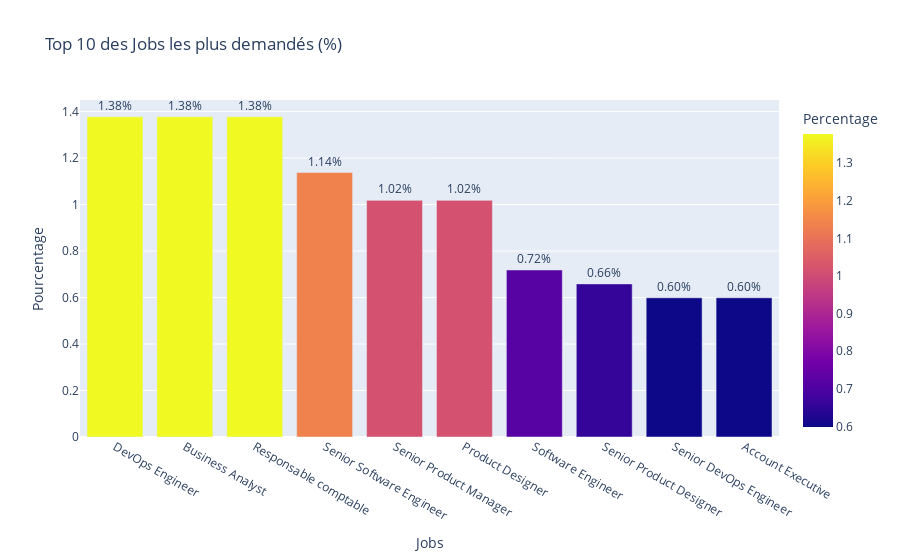
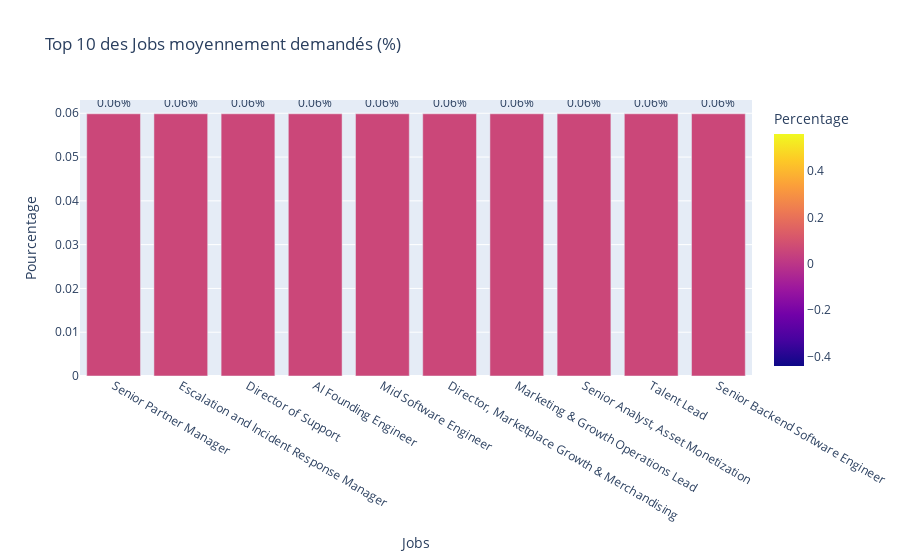
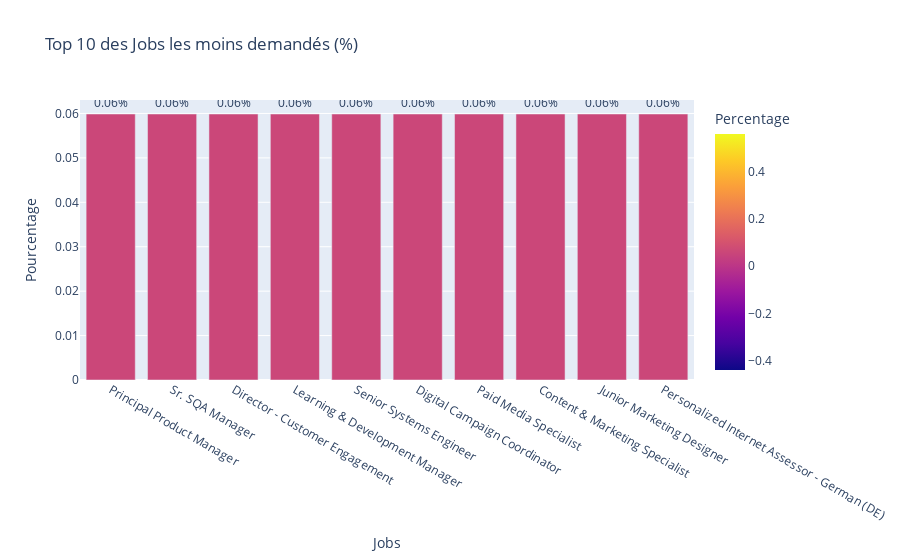
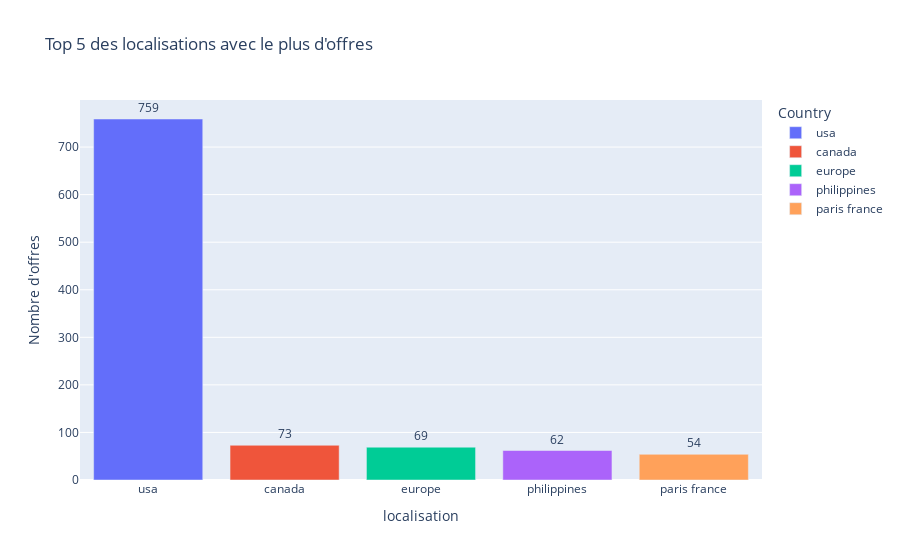

Write notebook code for charts like these, in order.
### Code cell
import plotly.express as px

# 1. Top 10 Job Titles les plus demandés
top10_job_percent = job_percent_df.sort_values(by='Percentage', ascending=False).head(10)
fig1 = px.bar(
    top10_job_percent,
    x='Job_Title',
    y='Percentage',
    title='Top 10 des Jobs les plus demandés (%)',
    color='Percentage',
    text='Percentage'
)
fig1.update_traces(texttemplate='%{text:.2f}%', textposition='outside')
fig1.update_layout(yaxis_title='Pourcentage', xaxis_title='Jobs')
fig1.show()

# Trier les pourcentages par ordre croissant
sorted_jobs = job_percent_df.sort_values(by='Percentage').reset_index(drop=True)

# Trouver l'index de la médiane
middle_idx = len(sorted_jobs) // 2

# Extraire 5 avant et 5 après la médiane (ajuster si moins de 10 lignes dans total)
start_idx = max(middle_idx - 5, 0)
end_idx = min(middle_idx + 5, len(sorted_jobs))

median10_job_percent = sorted_jobs.iloc[start_idx:end_idx]

# Trier les pourcentages par ordre croissant
sorted_jobs = job_percent_df.sort_values(by='Percentage').reset_index(drop=True)

# Trouver l'index de la médiane
middle_idx = len(sorted_jobs) // 2

# Extraire 5 avant et 5 après la médiane (ajuster si moins de 10 lignes dans total)
start_idx = max(middle_idx - 5, 0)
end_idx = min(middle_idx + 5, len(sorted_jobs))

median10_job_percent = sorted_jobs.iloc[start_idx:end_idx]

# 2. Top 10 des Job Titles moyennement demandés
fig2 = px.bar(
    median10_job_percent,
    x='Job_Title',
    y='Percentage',
    title='Top 10 des Jobs moyennement demandés (%)',
    color='Percentage',
    text='Percentage'
)
fig2.update_traces(texttemplate='%{text:.2f}%', textposition='outside')
fig2.update_layout(yaxis_title='Pourcentage', xaxis_title='Jobs')
fig2.show()

# 3. Top 10 Job Titles les moins demandés
bottom10_job_percent = job_percent_df.sort_values(by='Percentage', ascending=True).head(10)
fig3 = px.bar(
    bottom10_job_percent,
    x='Job_Title',
    y='Percentage',
    title='Top 10 des Jobs les moins demandés (%)',
    color='Percentage',
    text='Percentage'
)
fig3.update_traces(texttemplate='%{text:.2f}%', textposition='outside')
fig3.update_layout(yaxis_title='Pourcentage', xaxis_title='Jobs')
fig3.show()

# 4. Top 5 des localisation avec le plus d’offres
top5_countries = country_counts.sort_values(by='Count', ascending=False).head(5)
fig4 = px.bar(
    top5_countries,
    x='Country',
    y='Count',
    title='Top 5 des localisations avec le plus d\'offres',
    color='Country',
    text='Count'
)
fig4.update_traces(textposition='outside')
fig4.update_layout(yaxis_title='Nombre d\'offres', xaxis_title='localisation')
fig4.show()

### Figure 1 — Plotly figure (JSON) as saved in the notebook; plotly's stock layout.template omitted (floating-point values rounded to 4 significant figures)
{"data": [{"alignmentgroup": "True", "hovertemplate": "Job_Title=%{x}<br>Percentage=%{marker.color}<extra></extra>", "legendgroup": "", "marker": {"color": [1.377, 1.377, 1.377, 1.138, 1.018, 1.018, 0.7186, 0.6587, 0.5988, 0.5988], "coloraxis": "coloraxis", "pattern": {"shape": ""}}, "name": "", "offsetgroup": "", "orientation": "v", "showlegend": false, "text": [1.377, 1.377, 1.377, 1.138, 1.018, 1.018, 0.7186, 0.6587, 0.5988, 0.5988], "textposition": "outside", "texttemplate": "%{text:.2f}%", "type": "bar", "x": ["DevOps Engineer", "Business Analyst", "Responsable comptable", "Senior Software Engineer", "Senior Product Manager", "Product Designer", "Software Engineer", "Senior Product Designer", "Senior DevOps Engineer", "Account Executive"], "xaxis": "x", "y": [1.377, 1.377, 1.377, 1.138, 1.018, 1.018, 0.7186, 0.6587, 0.5988, 0.5988], "yaxis": "y"}], "layout": {"barmode": "relative", "coloraxis": {"colorbar": {"title": {"text": "Percentage"}}, "colorscale": [[0, "#0d0887"], [0.1111, "#46039f"], [0.2222, "#7201a8"], [0.3333, "#9c179e"], [0.4444, "#bd3786"], [0.5556, "#d8576b"], [0.6667, "#ed7953"], [0.7778, "#fb9f3a"], [0.8889, "#fdca26"], [1, "#f0f921"]]}, "legend": {"tracegroupgap": 0}, "title": {"text": "Top 10 des Jobs les plus demandés (%)"}, "xaxis": {"anchor": "y", "domain": [0, 1], "title": {"text": "Jobs"}}, "yaxis": {"anchor": "x", "domain": [0, 1], "title": {"text": "Pourcentage"}}}}

### Figure 2 — Plotly figure (JSON) as saved in the notebook; plotly's stock layout.template omitted (floating-point values rounded to 4 significant figures)
{"data": [{"alignmentgroup": "True", "hovertemplate": "Job_Title=%{x}<br>Percentage=%{marker.color}<extra></extra>", "legendgroup": "", "marker": {"color": [0.05988, 0.05988, 0.05988, 0.05988, 0.05988, 0.05988, 0.05988, 0.05988, 0.05988, 0.05988], "coloraxis": "coloraxis", "pattern": {"shape": ""}}, "name": "", "offsetgroup": "", "orientation": "v", "showlegend": false, "text": [0.05988, 0.05988, 0.05988, 0.05988, 0.05988, 0.05988, 0.05988, 0.05988, 0.05988, 0.05988], "textposition": "outside", "texttemplate": "%{text:.2f}%", "type": "bar", "x": ["Senior Partner Manager", "Escalation and Incident Response Manager", "Director of Support", "AI Founding Engineer", "Mid Software Engineer", "Director, Marketplace Growth & Merchandising", "Marketing & Growth Operations Lead", "Senior Analyst, Asset Monetization", "Talent Lead", "Senior Backend Software Engineer"], "xaxis": "x", "y": [0.05988, 0.05988, 0.05988, 0.05988, 0.05988, 0.05988, 0.05988, 0.05988, 0.05988, 0.05988], "yaxis": "y"}], "layout": {"barmode": "relative", "coloraxis": {"colorbar": {"title": {"text": "Percentage"}}, "colorscale": [[0, "#0d0887"], [0.1111, "#46039f"], [0.2222, "#7201a8"], [0.3333, "#9c179e"], [0.4444, "#bd3786"], [0.5556, "#d8576b"], [0.6667, "#ed7953"], [0.7778, "#fb9f3a"], [0.8889, "#fdca26"], [1, "#f0f921"]]}, "legend": {"tracegroupgap": 0}, "title": {"text": "Top 10 des Jobs moyennement demandés (%)"}, "xaxis": {"anchor": "y", "domain": [0, 1], "title": {"text": "Jobs"}}, "yaxis": {"anchor": "x", "domain": [0, 1], "title": {"text": "Pourcentage"}}}}

### Figure 3 — Plotly figure (JSON) as saved in the notebook; plotly's stock layout.template omitted (floating-point values rounded to 4 significant figures)
{"data": [{"alignmentgroup": "True", "hovertemplate": "Job_Title=%{x}<br>Percentage=%{marker.color}<extra></extra>", "legendgroup": "", "marker": {"color": [0.05988, 0.05988, 0.05988, 0.05988, 0.05988, 0.05988, 0.05988, 0.05988, 0.05988, 0.05988], "coloraxis": "coloraxis", "pattern": {"shape": ""}}, "name": "", "offsetgroup": "", "orientation": "v", "showlegend": false, "text": [0.05988, 0.05988, 0.05988, 0.05988, 0.05988, 0.05988, 0.05988, 0.05988, 0.05988, 0.05988], "textposition": "outside", "texttemplate": "%{text:.2f}%", "type": "bar", "x": ["Principal Product Manager", "Sr. SQA Manager", "Director - Customer Engagement", "Learning & Development Manager", "Senior Systems Engineer", "Digital Campaign Coordinator", "Paid Media Specialist", "Content & Marketing Specialist", "Junior Marketing Designer", "Personalized Internet Assessor - German (DE)"], "xaxis": "x", "y": [0.05988, 0.05988, 0.05988, 0.05988, 0.05988, 0.05988, 0.05988, 0.05988, 0.05988, 0.05988], "yaxis": "y"}], "layout": {"barmode": "relative", "coloraxis": {"colorbar": {"title": {"text": "Percentage"}}, "colorscale": [[0, "#0d0887"], [0.1111, "#46039f"], [0.2222, "#7201a8"], [0.3333, "#9c179e"], [0.4444, "#bd3786"], [0.5556, "#d8576b"], [0.6667, "#ed7953"], [0.7778, "#fb9f3a"], [0.8889, "#fdca26"], [1, "#f0f921"]]}, "legend": {"tracegroupgap": 0}, "title": {"text": "Top 10 des Jobs les moins demandés (%)"}, "xaxis": {"anchor": "y", "domain": [0, 1], "title": {"text": "Jobs"}}, "yaxis": {"anchor": "x", "domain": [0, 1], "title": {"text": "Pourcentage"}}}}

### Figure 4 — Plotly figure (JSON) as saved in the notebook; plotly's stock layout.template omitted (floating-point values rounded to 4 significant figures)
{"data": [{"alignmentgroup": "True", "hovertemplate": "Country=%{x}<br>Count=%{text}<extra></extra>", "legendgroup": "usa", "marker": {"color": "#636efa", "pattern": {"shape": ""}}, "name": "usa", "offsetgroup": "usa", "orientation": "v", "showlegend": true, "text": [759], "textposition": "outside", "type": "bar", "x": ["usa"], "xaxis": "x", "y": [759], "yaxis": "y"}, {"alignmentgroup": "True", "hovertemplate": "Country=%{x}<br>Count=%{text}<extra></extra>", "legendgroup": "canada", "marker": {"color": "#EF553B", "pattern": {"shape": ""}}, "name": "canada", "offsetgroup": "canada", "orientation": "v", "showlegend": true, "text": [73], "textposition": "outside", "type": "bar", "x": ["canada"], "xaxis": "x", "y": [73], "yaxis": "y"}, {"alignmentgroup": "True", "hovertemplate": "Country=%{x}<br>Count=%{text}<extra></extra>", "legendgroup": "europe", "marker": {"color": "#00cc96", "pattern": {"shape": ""}}, "name": "europe", "offsetgroup": "europe", "orientation": "v", "showlegend": true, "text": [69], "textposition": "outside", "type": "bar", "x": ["europe"], "xaxis": "x", "y": [69], "yaxis": "y"}, {"alignmentgroup": "True", "hovertemplate": "Country=%{x}<br>Count=%{text}<extra></extra>", "legendgroup": "philippines", "marker": {"color": "#ab63fa", "pattern": {"shape": ""}}, "name": "philippines", "offsetgroup": "philippines", "orientation": "v", "showlegend": true, "text": [62], "textposition": "outside", "type": "bar", "x": ["philippines"], "xaxis": "x", "y": [62], "yaxis": "y"}, {"alignmentgroup": "True", "hovertemplate": "Country=%{x}<br>Count=%{text}<extra></extra>", "legendgroup": "paris france", "marker": {"color": "#FFA15A", "pattern": {"shape": ""}}, "name": "paris france", "offsetgroup": "paris france", "orientation": "v", "showlegend": true, "text": [54], "textposition": "outside", "type": "bar", "x": ["paris france"], "xaxis": "x", "y": [54], "yaxis": "y"}], "layout": {"barmode": "relative", "legend": {"title": {"text": "Country"}, "tracegroupgap": 0}, "title": {"text": "Top 5 des localisations avec le plus d'offres"}, "xaxis": {"anchor": "y", "categoryarray": ["usa", "canada", "europe", "philippines", "paris france"], "categoryorder": "array", "domain": [0, 1], "title": {"text": "localisation"}}, "yaxis": {"anchor": "x", "domain": [0, 1], "title": {"text": "Nombre d'offres"}}}}
